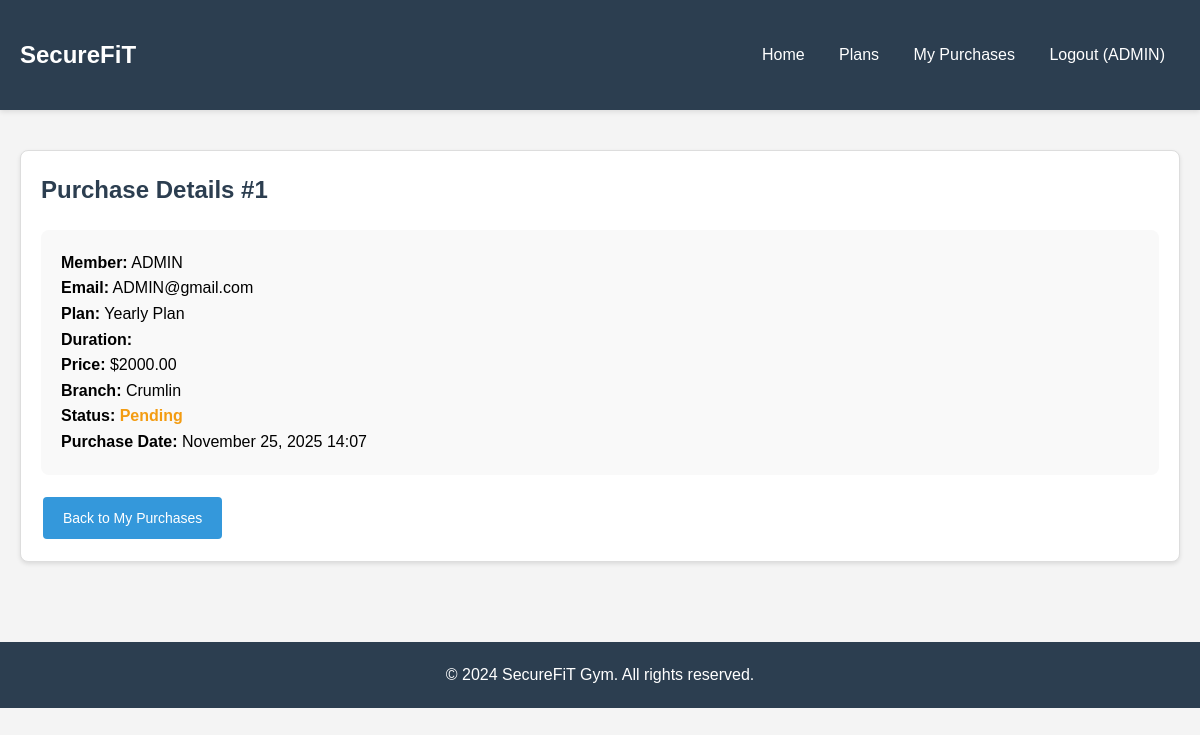
The app's page /purchase-detail/1/ (signed in) with its own data.
### MYAPP/models.py (models this page shows, shortened)
class Purchase(models.Model):
    STATUS_CHOICES = (
        ('pending', 'Pending'),
        ('approved', 'Approved'),
        ('rejected', 'Rejected'),
    )
    user = models.ForeignKey(User, on_delete=models.CASCADE)
    plan = models.ForeignKey(MembershipPlan, on_delete=models.CASCADE)
    branch = models.ForeignKey(GymBranch, on_delete=models.CASCADE)
    purchase_date = models.DateTimeField(auto_now_add=True)
    status = models.CharField(max_length=10, choices=STATUS_CHOICES, default='pending')

class MembershipPlan(models.Model):
    name = models.CharField(max_length=100)
    price = models.DecimalField(max_digits=8, decimal_places=2)
    duration_days = models.IntegerField()
    is_active = models.BooleanField(default=True)

class GymBranch(models.Model):
    name = models.CharField(max_length=100)
    address = models.TextField()
    city = models.CharField(max_length=100)

### MYAPP/views.py (the view)
# urls.py: path('purchase-detail/<int:purchase_id>/', views.purchase_detail, name='purchase_detail'),
@login_required
def purchase_detail(request, purchase_id):
    purchase = Purchase.objects.get(id=purchase_id)
    return render(request, 'MYAPP/purchase_detail.html', {'purchase': purchase})

### MYAPP/templates/MYAPP/purchase_detail.html (shortened to what this page needs)
{% extends 'MYAPP/base.html' %}
{% block content %}
<div class="card">
    <h2>Purchase Details #{{ purchase.id }}</h2>
    <div style="background: #f9f9f9; padding: 20px; border-radius: 8px; margin: 20px 0;">
        <p><strong>Member:</strong> {{ purchase.user.get_full_name|default:purchase.user.username }}</p>
        <p><strong>Email:</strong> {{ purchase.user.email }}</p>
        <p><strong>Plan:</strong> {{ purchase.plan.name }}</p>
        <p><strong>Duration:</strong> {{ purchase.plan.get_duration_months_display }}</p>
        <p><strong>Price:</strong> ${{ purchase.plan.price }}</p>
        <p><strong>Branch:</strong> {{ purchase.branch.name }}</p>
        <p><strong>Status:</strong> <span class="badge-{{ purchase.status }}">{{ purchase.get_status_display }}</span></p>
        <p><strong>Purchase Date:</strong> {{ purchase.purchase_date|date:"F d, Y H:i" }}</p>
    </div>
    <div style="margin-top: 20px;">
        <a href="{% url 'my_purchases' %}" class="btn btn-primary">Back to My Purchases</a>
    </div>
</div>
{% endblock %}

### MYAPP/templates/MYAPP/base.html (shortened to what this page needs)
{% load static %}
<!DOCTYPE html>
<html lang="en">
<head>
</head>
<body>
    <nav>
        <div class="container">
            <div class="nav-brand">SecureFiT</div>
            <div>
                <a href="{% url 'home' %}">Home</a>
                {% if user.is_authenticated %}
                    <a href="{% url 'plans' %}">Plans</a>
                    <a href="{% url 'my_purchases' %}">My Purchases</a>
                    <a href="{% url 'logout' %}">Logout ({{ user.username }})</a>
                {% else %}
                    <a href="{% url 'login' %}">Login</a>
                    <a href="{% url 'register' %}">Register</a>
                {% endif %}
            </div>
        </div>
    </nav>
    <div class="container">
        {% block content %}{% endblock %}
    </div>
    <footer>
        <p>&copy; 2024 SecureFiT Gym. All rights reserved.</p>
    </footer>
</body>
</html>

### MYAPP/templates/MYAPP/base.html (style rules this page uses)
* { margin: 0; padding: 0; box-sizing: border-box; }
body { font-family: Arial, sans-serif; line-height: 1.6; background: #f4f4f4; }
.container { max-width: 1200px; margin: 0 auto; padding: 20px; }
nav { background: #2c3e50; color: white; padding: 1rem 0; box-shadow: 0 2px 5px rgba(0,0,0,0.1); }
nav .container { display: flex; justify-content: space-between; align-items: center; }
nav a { color: white; text-decoration: none; margin: 0 15px; transition: opacity 0.3s; }
.nav-brand { font-size: 1.5rem; font-weight: bold; }
.card { background: white; border: 1px solid #ddd; border-radius: 8px; padding: 20px; margin: 20px 0; box-shadow: 0 2px 4px rgba(0,0,0,0.1); }
.card h2 { margin-bottom: 15px; color: #2c3e50; }
.btn { display: inline-block; padding: 10px 20px; text-decoration: none; border-radius: 4px; border: none; cursor: pointer; font-size: 14px; transition: all 0.3s; margin: 2px; }
.btn-primary { background: #3498db; color: white; }
footer { background: #2c3e50; color: white; text-align: center; padding: 20px 0; margin-top: 40px; }
.badge-pending { color: #f39c12; font-weight: bold; }

### records on screen
Purchase: id "1", user.get_full_name "ADMIN", user.email "ADMIN@gmail.com", plan.name "Yearly Plan", plan.price "2000.00", branch.name "Crumlin", status "Pending", purchase_date "November 25, 2025 14:07"

### other values on screen
{{ user.username }} "ADMIN"
